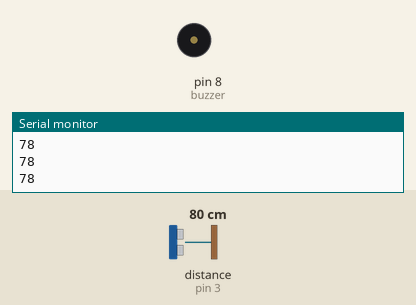
Recording of a sketch running on a simulated Arduino Uno, built with avr-gcc and run on an emulated ATmega328P. Parts: buzzer (waves = sounding, pin HIGH), the last lines printed to the serial monitor. Wiring (inferred from the names in the program): ultrasonic range finder: trigger pin 2; echo pin 3. The test bench sets the inputs (shaded band); at power-on: distance to the obstacle (sensor on pin 3) 80 cm. The echo pulse lasts 58.3 µs per cm; pins used as bus, display or sensor lines are not drawn.

Above: at 1.2 s.
1.3 s: distance to the obstacle (sensor on pin 3) set to 29 cm
2.8 s: distance to the obstacle (sensor on pin 3) set to 23 cm
At 3.01 s:
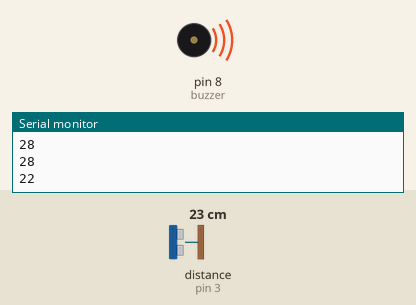
5.8 s: distance to the obstacle (sensor on pin 3) set to 35 cm
At 5.91 s:
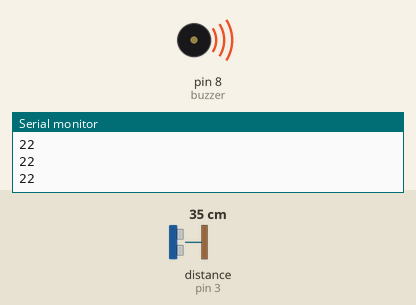
7.3 s: distance to the obstacle (sensor on pin 3) set to 2 cm
At 8.3 s:
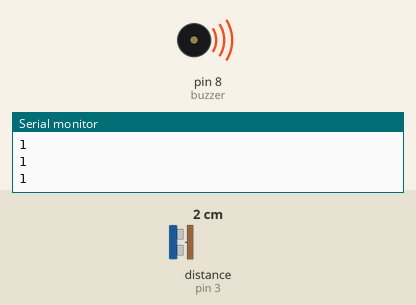
Timing chart, 0 to 9.9 s (numbered marks = the images above; inputs shaded):
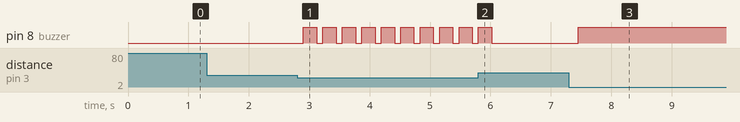

The sketch:

ultrawave_buzzer.ino
```cpp
int trig = 2;
int echo = 3;

void setup() { //초음파
  Serial.begin(9600);
  pinMode(trig, OUTPUT);
  pinMode(echo, INPUT);
  pinMode(8, OUTPUT); //buzzer
}

void loop() {
  digitalWrite(trig, HIGH);
  delayMicroseconds(10);
  digitalWrite(trig, LOW);

  int dis = pulseIn(echo, HIGH) * 340 / 2 / 10000; //cm 단위
  Serial.println(dis);
  delay(100);

  if(dis > 25) {
    digitalWrite(8, LOW);
  }
  else if((dis <= 25)&&(dis > 5)) {
    digitalWrite(8, HIGH);
    delay(dis * 10);
    digitalWrite(8, LOW);
  }
  else
    digitalWrite(8, HIGH);
}
```

Measured:
- the behaviour switches between 27 and 26 cm on distance to the obstacle (sensor on pin 3) (found by bisection; images 0 and 1)
- after the input at 2.8 s, pin 8 (buzzer): alternates HIGH for 0.22 s and LOW for 0.10 s, starting after 0.10 s
- after the input at 5.8 s, pin 8 (buzzer): goes on until 6.0 s, then stays LOW
- after the input at 7.3 s, pin 8 (buzzer): LOW → HIGH after 0.16 s
